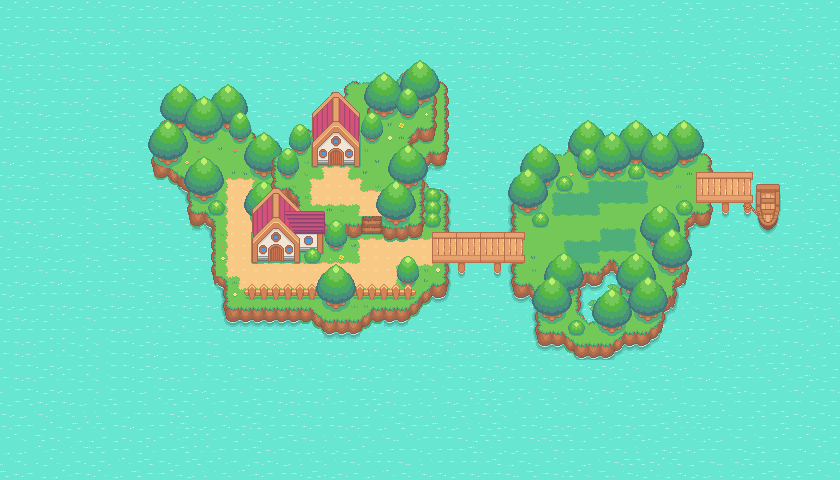

The image is a tile-based game level rendered from a .tmx file. Its description and source (layers, tilesets, objects; grid data summarised) follow:
An orthogonal 70x40 tile map with 12x12 px tiles, 20 tile layers (Ocean, Island, Island2, Path, ...), 2 hidden layers not drawn, 2 tilesets.

<map version="1.10" tiledversion="1.10.2" orientation="orthogonal" renderorder="right-down" width="70" height="40" tilewidth="12" tileheight="12" infinite="0" nextlayerid="34" nextobjectid="1">
 <editorsettings>
  <export target="../../pelletTown.json" format="json" />
 </editorsettings>
 <tileset firstgid="1" source="pokemonStyleGameTileset.tsx" />
 <tileset firstgid="1025" source="collisionTileset.tsx" />
 <layer id="1" name="Ocean" width="70" height="40">
  <data>[2800 cells, 2800 non-empty, 9 distinct tile ids]</data>
 </layer>
 <layer id="5" name="Island" width="70" height="40">
  <data>[2800 cells, 719 non-empty, 83 distinct tile ids]</data>
 </layer>
 <layer id="27" name="Island2" width="70" height="40">
  <data>[2800 cells, 34 non-empty, 30 distinct tile ids]</data>
 </layer>
 <layer id="30" name="Path" width="70" height="40">
  <data>[2800 cells, 163 non-empty, 21 distinct tile ids]</data>
 </layer>
 <layer id="11" name="Trees" width="70" height="40">
  <data>[2800 cells, 176 non-empty, 16 distinct tile ids]</data>
 </layer>
 <layer id="12" name="Trees 2" width="70" height="40">
  <data>[2800 cells, 128 non-empty, 16 distinct tile ids]</data>
 </layer>
 <layer id="13" name="Trees 3" width="70" height="40">
  <data>[2800 cells, 16 non-empty, 16 distinct tile ids]</data>
 </layer>
 <layer id="16" name="Plateau" width="70" height="40">
  <data>[2800 cells, 134 non-empty, 75 distinct tile ids]</data>
 </layer>
 <layer id="31" name="Path 2" width="70" height="40">
  <data>[2800 cells, 12 non-empty, 8 distinct tile ids]</data>
 </layer>
 <layer id="28" name="Trees 4" width="70" height="40">
  <data>[2800 cells, 32 non-empty, 16 distinct tile ids]</data>
 </layer>
 <layer id="29" name="Trees 5" width="70" height="40">
  <data>[2800 cells, 32 non-empty, 16 distinct tile ids]</data>
 </layer>
 <layer id="6" name="Flowers and Grass" width="70" height="40">
  <data>[2800 cells, 51 non-empty, 35 distinct tile ids]</data>
 </layer>
 <group id="17" name="Objects">
  <layer id="15" name="Bushes" width="70" height="40">
   <data>[2800 cells, 70 non-empty, 10 distinct tile ids]</data>
  </layer>
  <layer id="32" name="Bushes 2" width="70" height="40">
   <data>[2800 cells, 12 non-empty, 8 distinct tile ids]</data>
  </layer>
  <layer id="8" name="Fence" width="70" height="40">
   <data>[2800 cells, 38 non-empty, 10 distinct tile ids]</data>
  </layer>
  <layer id="14" name="House Trees" width="70" height="40">
   <data>[2800 cells, 32 non-empty, 16 distinct tile ids]</data>
  </layer>
  <layer id="4" name="House" width="70" height="40">
   <data>[2800 cells, 112 non-empty, 112 distinct tile ids]</data>
  </layer>
  <layer id="10" name="Dock" width="70" height="40">
   <data>[2800 cells, 76 non-empty, 48 distinct tile ids]</data>
  </layer>
  <layer id="33" name="Bushes 3" width="70" height="40">
   <data>[2800 cells, 8 non-empty, 4 distinct tile ids]</data>
  </layer>
 </group>
 <layer id="20" name="Collisions" width="70" height="40" visible="0" opacity="0.3">
  <data>[2800 cells, 457 non-empty, 1 distinct tile ids]</data>
 </layer>
 <layer id="26" name="Battle Zones" width="70" height="40" visible="0" opacity="0.5">
  <data>[2800 cells, 29 non-empty, 1 distinct tile ids]</data>
 </layer>
 <layer id="22" name="Foreground Objects" width="70" height="40">
  <data>[2800 cells, 233 non-empty, 63 distinct tile ids]</data>
 </layer>
</map>
